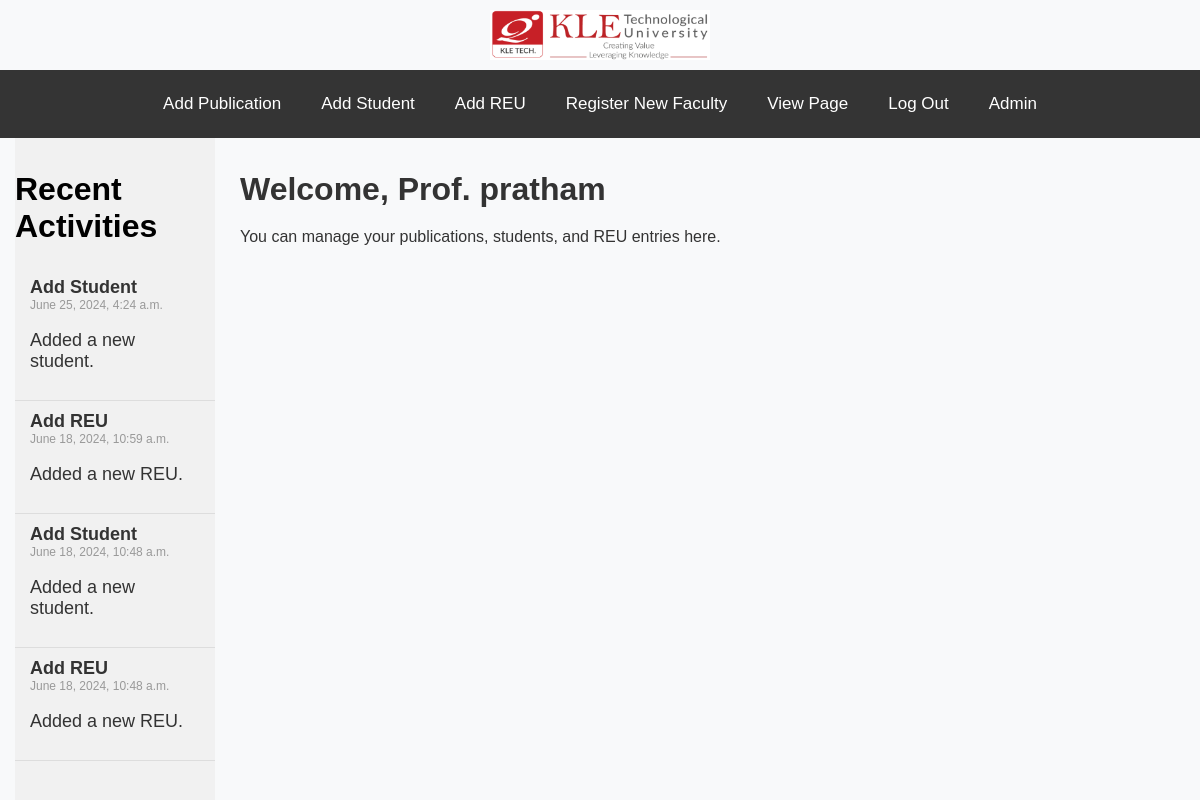
Page /faculty_home/ (signed in) on the committed database.
### home/models.py (models this page shows, shortened)
class Activity(models.Model):
    user = models.ForeignKey(User, on_delete=models.CASCADE)
    activity_type = models.CharField(max_length=255)
    description = models.TextField()
    timestamp = models.DateTimeField(auto_now_add=True)

### home/views.py (the view)
# urls.py: path('faculty_home/', views.faculty_home, name='faculty_home'),
@login_required
def faculty_home(request):
    user = request.user
    recent_activities = Activity.objects.filter(user=user).order_by('-timestamp')[:10]
    return render(request, 'faculty_home.html', {
        'user': user,
        'recent_activities': recent_activities
    })

### templates/faculty_home.html (shortened to what this page needs)
{% load static %}
<!DOCTYPE html>
<html lang="en">
<head>
</head>
<body>
    <div class="navbar">
        <div class="logo-container">
            <img src="{% static 'photos/logo1.png' %}" alt="Logo">
        </div>
        <div class="nav-links">
            <a href="{% url 'add_publication' %}">Add Publication</a>
            <a href="{% url 'add_student' %}">Add Student</a>
            <a href="{% url 'add_reu' %}">Add REU</a>
            <a href="{% url 'FacultyRegister' %}">Register New Faculty</a>
            <a href="{% url 'view_page' %}">View Page</a>
            <a href="{% url 'faculty_logout' %}" class="btn-secondary">Log Out</a>
            <a href="{% url 'faculty_logout_admin' %}">Admin</a>
        </div>
    </div>
    <div class="sidebar">
        <h1>Recent Activities</h1>
        {% if recent_activities %}
            {% for activity in recent_activities %}
                <div class="activity">
                    <strong>{{ activity.activity_type }}</strong>
                    <time>{{ activity.timestamp }}</time>
                    <p>{{ activity.description }}</p>
                </div>
            {% endfor %}
        {% else %}
            <div class="activity">
                <p>No recent activities available.</p>
            </div>
        {% endif %}
    </div>
    <div class="content">
        {% block content %}
        <h1>Welcome, Prof. {{ user.username }}</h1>
        <p>You can manage your publications, students, and REU entries here.</p>
        {% endblock %}
    </div>
</body>
</html>

### templates/faculty_home.html (style rules this page uses)
body { font-family: Arial, sans-serif; margin: 0; padding: 0; background-color: #f8f9fa; }
.navbar { width: 100%; background-color: #333; overflow: hidden; position: fixed; top: 0; left: 0; z-index: 1000; display: flex; flex-direction: column; align-items: center; }
.navbar .logo-container { background-color: #f8f9fa; padding: 10px; width: 100%; display: flex; justify-content: center; }
.navbar .logo-container img { max-height: 50px; }
.navbar .nav-links { width: 100%; background-color: #343434; display: flex; justify-content: center; padding: 10px 0; }
.navbar .nav-links a { color: #ffffff; text-align: center; padding: 14px 20px; text-decoration: none; font-size: 17px; }
.sidebar { width: 200px; background-color: #f1f1f1; position: fixed; top: 130px; left: 15px; height: 100%; padding-top: 20px; }
.sidebar .activity { padding: 10px 15px; font-size: 18px; color: #333; border-bottom: 1px solid #ddd; }
.sidebar .activity time { font-size: 12px; color: #999; display: block; }
.content { margin-left: 220px; padding: 20px; margin-top: 130px; }
.content h1 { color: #333; margin-bottom: 20px; }
.content p { color: #333; margin-bottom: 20px; }

### rows in the picture
Activity: activity_type "Add Student", timestamp "June 25, 2024, 4:24 a.m.", description "Added a new student."
Activity: activity_type "Add REU", timestamp "June 18, 2024, 10:59 a.m.", description "Added a new REU."
Activity: activity_type "Add Student", timestamp "June 18, 2024, 10:48 a.m.", description "Added a new student."
Activity: activity_type "Add REU", timestamp "June 18, 2024, 10:48 a.m.", description "Added a new REU."

### other values in the picture
{{ user.username }} "pratham"
